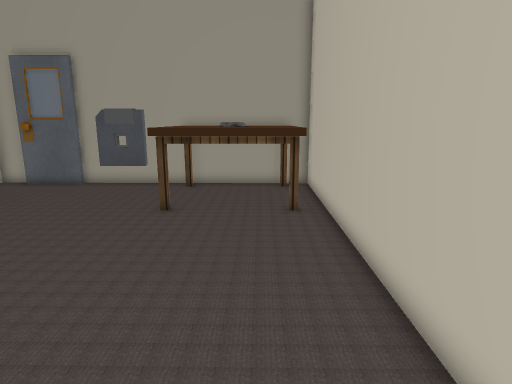
[1] (above)

20 first-person views from a walk through a 3-D level made in the Unity game engine. The camera is 1.2 m above the floor, tilts 12° down and sees 75° across. The floor is counted in squares, 0.36 m on a side. Each view is taken from the middle of a square. On the plan, view 1 faces up. The plan holds only what a view shows up to about 20 squares ahead; the rest is blank. The player is left out. Some surface patterns are stand-ins.

[2]
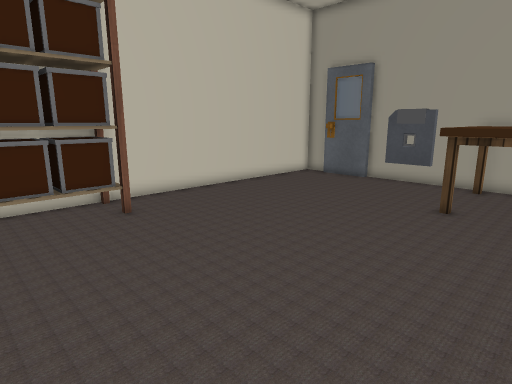

[3]
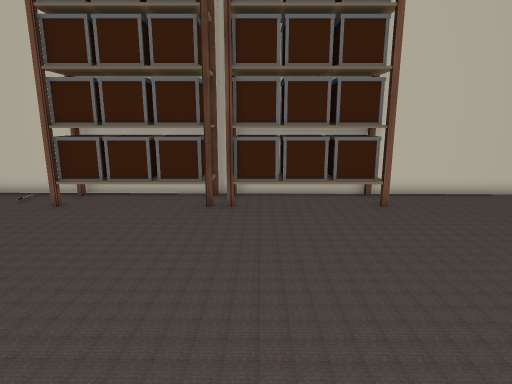

[4]
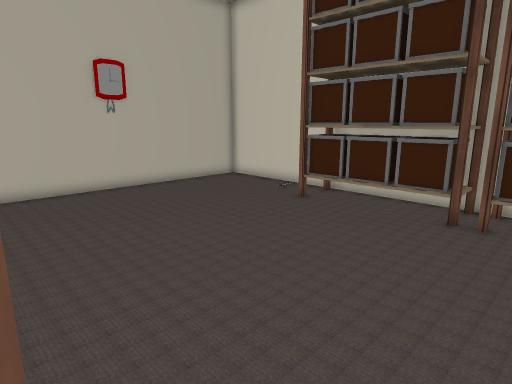

[5]
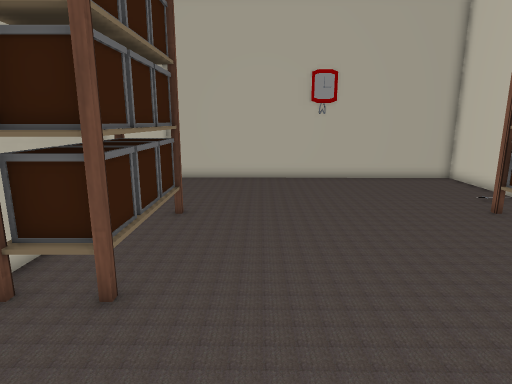

[6]
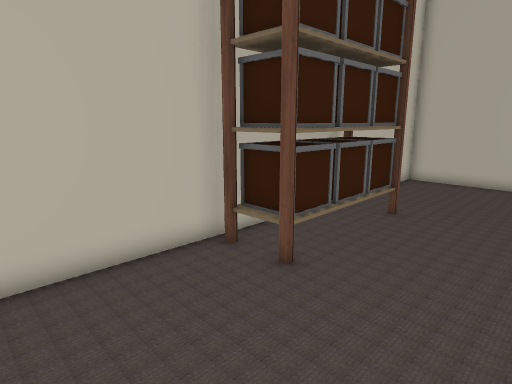

[7]
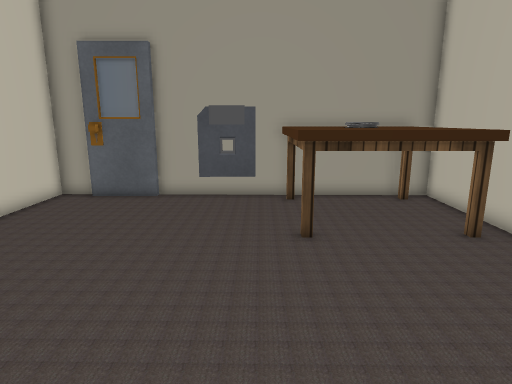

[8]
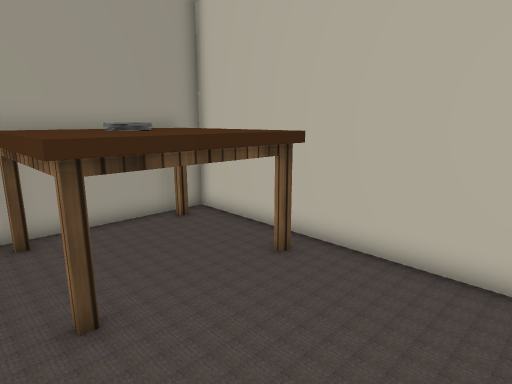

[9]
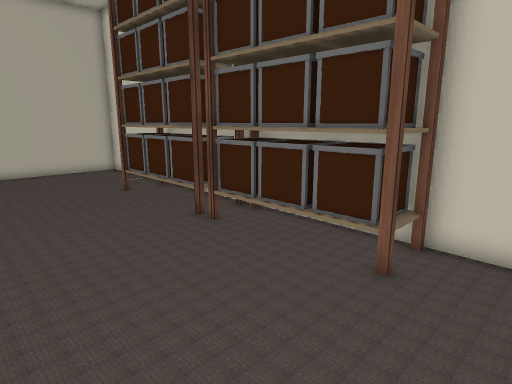

[10]
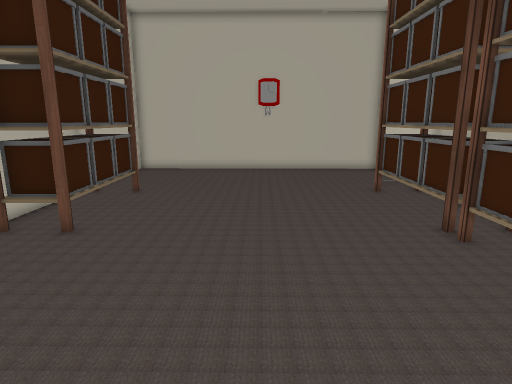

[11]
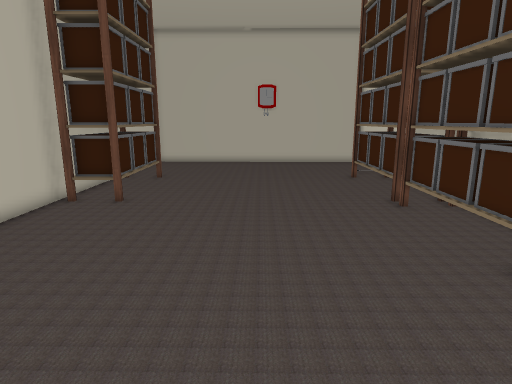

[12]
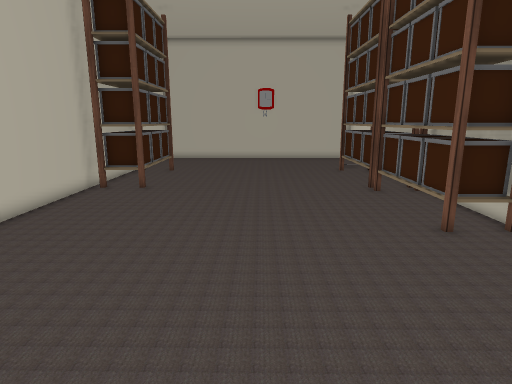

[13]
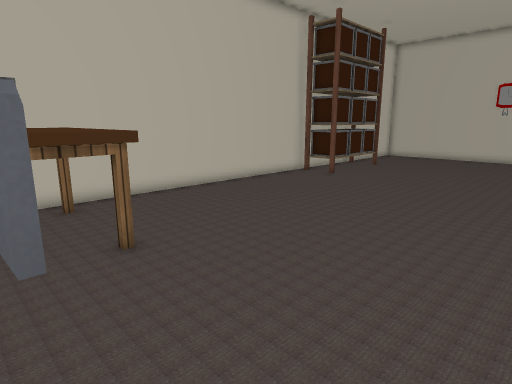

[14]
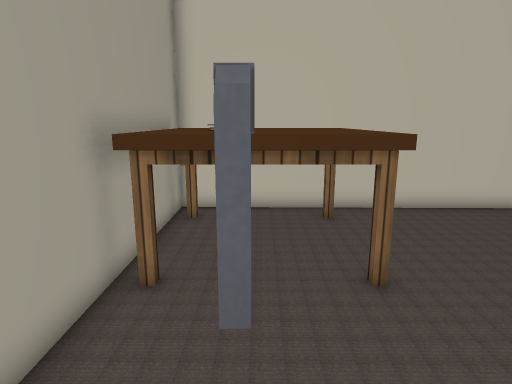

[15]
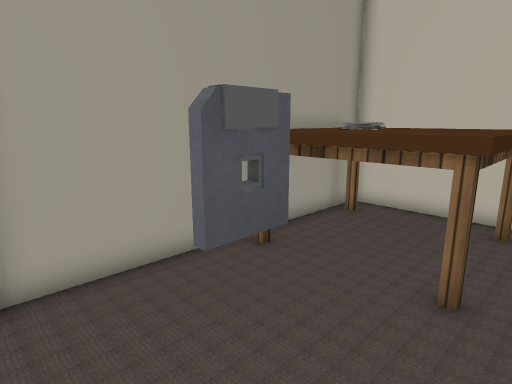

[16]
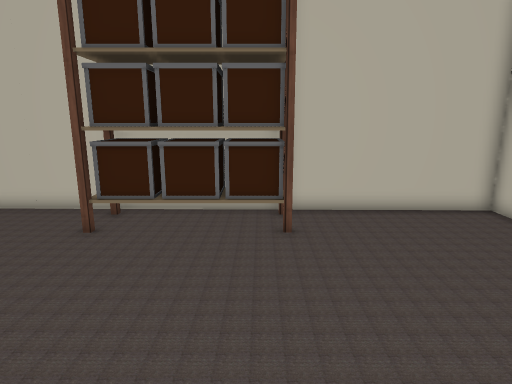

[17]
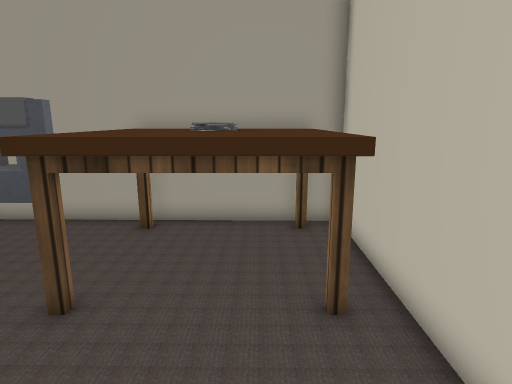

[18]
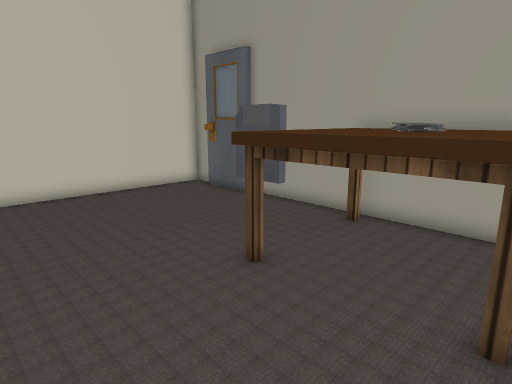

[19]
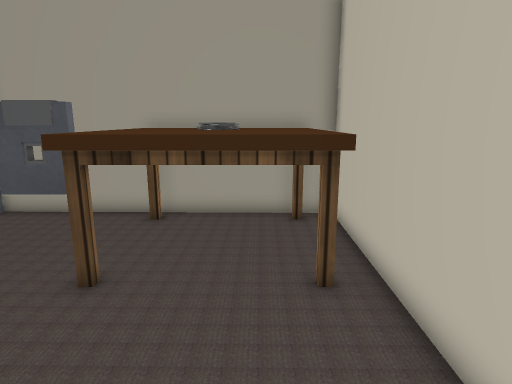

[20]
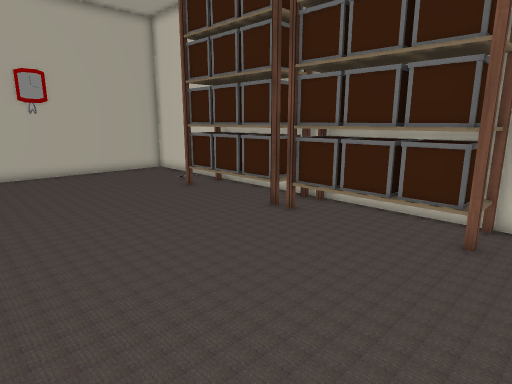

### Floor plan
Key: @ floor where view 1 was taken; # wall or solid block; . floor; T table; S shelf; O other object.
Columns run from 15 left of view 1 to 3 right of it. Each row starts with its distance up from view 1.
 18  ##################
 17  #.........TTTTTTT#
 16  #.........TTTTTT #
 15  #......OOOTTTTTT #
 14  #.........TTTTTTT#
 13  #.........TTTTTTT#
 12  #.........TTTTTTT#
 11  #................#
 10  #................#
  9  #................#
  8  #................#
  7  #................#
  6  #................#
  5  #................#
  4  #SS..............#
  3  SSS..............#
  2  SSS..............#
  1  SSS..............#
  0  SSS...........@..#
 -1  SSS..............#
 -2  SSS............. #
 -3  SSS...........SSS#
 -4  SSS...........SSS#
 -5 #SSS...........SSS#
 -6 #SSS...........SSS#
 -7 #SSS...........SSS#
 -8 #SSS...........SSS#
 -9 #SSS...........SSS#
-10 # ...............##
-11 # ...............##
-12  #...............#
-13  #...............#
-14  #...............#
-15  #...............#
-16  #...............#
-17  #################

Positions as (right, up) in squares from view 1, and headings:
1: (0, 0), facing up
2: (0, -1), facing up-left
3: (1, -1), facing left
4: (0, 0), facing down-left
5: (-3, 3), facing down
6: (-5, 3), facing down-right
7: (-5, 3), facing up
8: (-5, 7), facing up-right
9: (-5, 7), facing down-left
10: (-6, 7), facing down
11: (-6, 11), facing down
12: (-6, 14), facing down
13: (-12, 16), facing down-right
14: (-10, 15), facing right
15: (-10, 11), facing up-right
16: (-10, -8), facing right
17: (0, 7), facing up
18: (2, 7), facing up-left
19: (0, 6), facing up
20: (-2, 6), facing down-left
